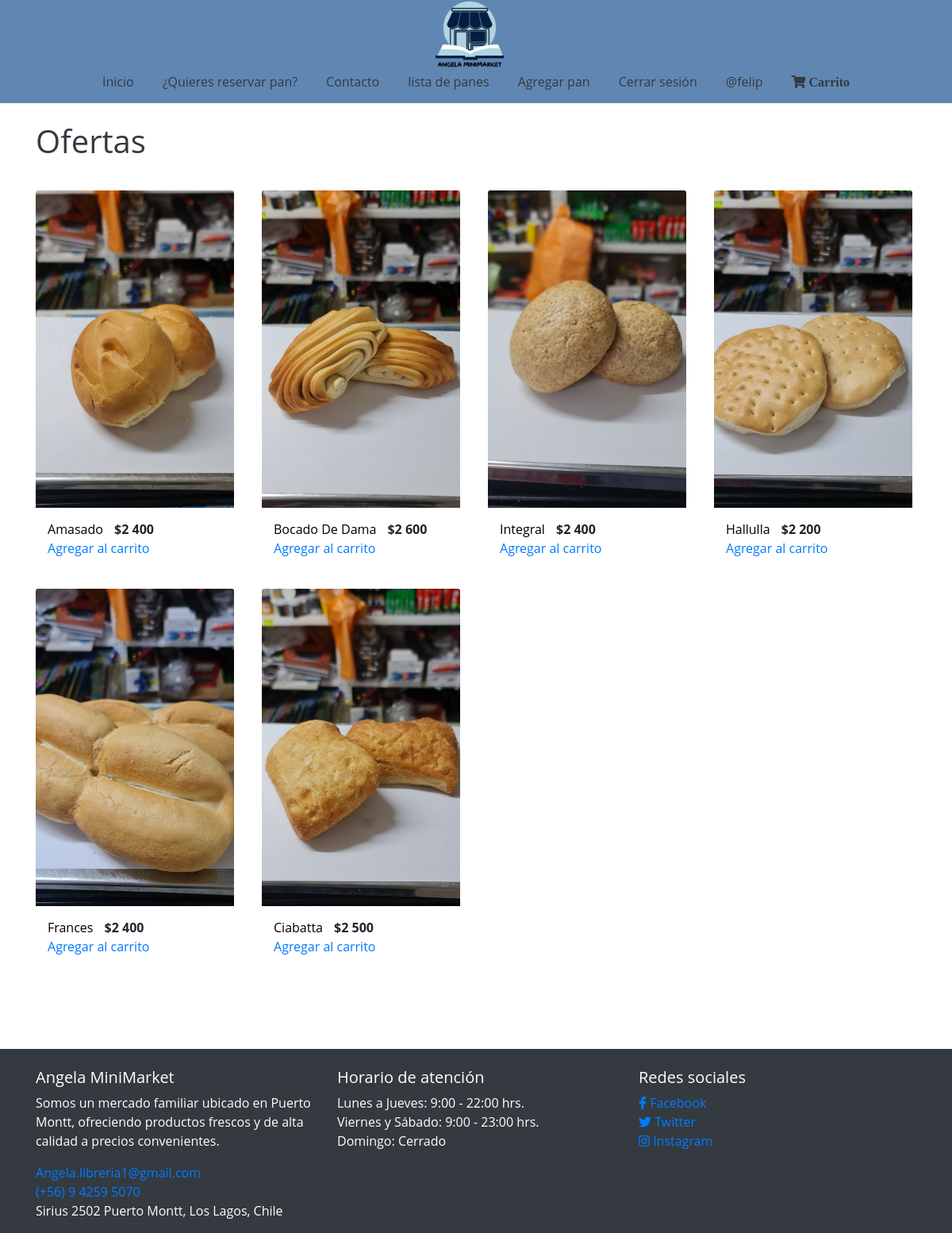
The app's page /reservapan/ (signed in) with its own data.
### app/models.py (models this page shows, shortened)
class Panesbd(models.Model):
    nombre = models.CharField(max_length=50)
    precio = models.IntegerField()
    nuevo = models.BooleanField()
    imagen =models.ImageField(upload_to="Panes",null=True)

### app/views.py (the view)
# urls.py: path('reservapan/',reservapan,name="reservapan"),
def reservapan(request):
    productos = Panesbd.objects.all()
    data = {
        'productos': productos
    }
    return render(request,'app/reservapan.html', data)

### app/templates/app/reservapan.html (shortened to what this page needs)
{% extends 'app/base.html' %}
{% load static %}
{% block carrito%}
<li class="nav-item">
  <a class="nav-link text-dark" href="#">
    <i class="fas fa-shopping-cart"> Carrito</i>
  </a>
</li>
{% endblock %}
{% block contenido %}
  <br>
  {% load humanize %}
  <div class="header-content container text-dark">
    <h1>Ofertas</h1>
  </div>
<section class="offers">
<div class="container">
  <div class="row">
    {% for p in productos %}
    <div class="col-md-6 col-lg-3 mb-4">
      <div class="offer-card">
        <img src="{{ p.imagen.url }}" class="card-img-top" alt="..." />
        <div class="card-body">
          <span class="descripcion">{{ p.nombre | title}}</span>
          <span class="current-price">${{ p.precio | intcomma }}</span>
          <br>
          <a class="agregar-carrito" data-nombre="{{ p.nombre }}" data-precio="{{ p.precio }}">Agregar al carrito</a>
        </div>
      </div>
    </div>
    {% endfor %}
  </div>
</div>
</section>
{% endblock%}

### app/templates/app/base.html (shortened to what this page needs)
<!DOCTYPE html>
<html lang="es">
  <head>
    {% load static %}
    <link href="https://stackpath.bootstrapcdn.com/bootstrap/4.5.2/css/bootstrap.min.css" rel="stylesheet" />
    <link rel="stylesheet" href="{% static 'app/css/style.css' %}" />
    <link href="https://cdnjs.cloudflare.com/ajax/libs/font-awesome/5.15.4/css/all.min.css" rel="stylesheet"/>
  </head>
  <body id="body">
    <header class="header">
      <nav class="navbar navbar-expand-lg navbar-dark">
        <div class="logo">
          <a class="navbar-brand" href="{% url 'home' %}">
            <img src="{% static 'app/img/Angela minimarket.png' %}" alt="Logo" />
          </a>
        </div>
        <div class="conteheader" id="navbarNav">
          <ul class="navbar-nav ml-auto">
            <li class="nav-item active">
              <a class="nav-link text-dark" href="{% url 'home' %}">Inicio</a>
            </li>
            <li class="nav-item">
              <a class="nav-link text-dark" href="{% url 'reservapan' %}">¿Quieres reservar pan?</a>
            </li>
            <li class="nav-item">
              <a class="nav-link text-dark" href="{% url 'contacto' %}">Contacto</a>
            </li>
            {% if perms.app.view_panesbd %}
            <li class="nav-item">
              <a class="nav-link text-dark" href="{% url 'listar_producto' %}">lista de panes</a>
            </li>
            {% endif %}
            {% if perms.app.add_panesbd %}
            <li class="nav-item">
              <a class="nav-link text-dark" href="{% url 'agregar_producto' %}">Agregar pan</a>
            </li>
            {% endif %}
            {% if user.is_authenticated %}
            <li class="nav-item">
              <a class="nav-link text-dark" href="{% url 'logout' %}">Cerrar sesión</a>
            </li>
            <li class="nav-item">
              <a class="nav-link text-dark" href="#">@{{ user.username }}</a>
            </li>
            {% endif %}
            {% block carrito %}
            {% endblock %}
          </ul>
        </div>
      </nav>
      <br />
    </header>
    <div id="contenido">
        {% block contenido %}
        {% endblock %}
    </div>
    <footer class="footer bg-dark text-white mt-5">
      <br />
      <div class="container">
        <div class="row">
          <div class="col-md-4">
            <h5>Angela MiniMarket</h5>
            <p>
              Somos un mercado familiar ubicado en Puerto Montt, ofreciendo
              productos frescos y de alta calidad a precios convenientes.
            </p>
            <ul class="list-unstyled">
              <li>
                <a href="mailto:Angela.libreria1@gmail.com"
                  >Angela.libreria1@gmail.com</a
                >
              </li>
              <li><a href="tel:+56942595070">(+56) 9 4259 5070</a></li>
              <li>
                <address>Sirius 2502 Puerto Montt, Los Lagos, Chile</address>
              </li>
            </ul>
          </div>
          <div class="col-md-4">
            <h5>Horario de atención</h5>
            <ul class="list-unstyled">
              <li>Lunes a Jueves: 9:00 - 22:00 hrs.</li>
              <li>Viernes y Sábado: 9:00 - 23:00 hrs.</li>
              <li>Domingo: Cerrado</li>
            </ul>
          </div>
          <div class="col-md-4">
            <h5>Redes sociales</h5>
            <ul class="list-unstyled">
              <li>
                <a href="#"><i class="fab fa-facebook-f"></i> Facebook</a>
              </li>
              <li>
                <a href="#"><i class="fab fa-twitter"></i> Twitter</a>
              </li>
              <li>
                <a href="https://www.instagram.com/angelaminimarket/"
                  ><i class="fab fa-instagram"></i> Instagram</a
                >
              </li>
            </ul>
          </div>
        </div>
      </div>
    </footer>
  </body>
</html>

### app/static/app/css/style.css (style rules this page uses)
* { margin: 0; padding: 0; box-sizing: border-box; text-decoration: none; font-family: "Open Sans", sans-serif; }
.header { background-color: #6087b2; position: relative; display: flex; justify-content: center; align-items: center; flex-direction: column; height: 130px; }
.header .navbar { display: flex; flex-direction: column; align-items: center; }
.header .logo { position: absolute; top: 44%; transform: translateY(-50%); z-index: 1; }
.header .conteheader { display: flex; justify-content: center; align-items: center; margin-top: 100px; z-index: 0; }
.header .navbar-nav { display: flex; flex-direction: row; justify-content: center; }
.navbar-nav .nav-item { margin: 0 10px; }
.nav-link { color: black; }
.offers { padding: 30px 0; }
.card-img-top { width: 250px; height: 400px; object-fit: cover; }
.card-body { padding: 15px; }
.descripcion { color: #000000; margin-right: 10px; }
.current-price { font-weight: bold; }
.navbar-brand img { width: 100px; }

### records on screen
Panesbd: imagen (picture), nombre "Amasado", precio "2 400"
Panesbd: imagen (picture), nombre "Bocado De Dama", precio "2 600"
Panesbd: imagen (picture), nombre "Integral", precio "2 400"
Panesbd: imagen (picture), nombre "Hallulla", precio "2 200"
Panesbd: imagen (picture), nombre "Frances", precio "2 400"
Panesbd: imagen (picture), nombre "Ciabatta", precio "2 500"

### other values on screen
{{ user.username }} "felip"
